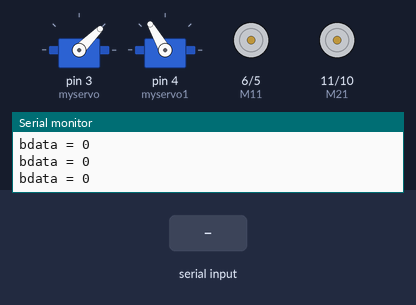
A sketch run on a simulated Arduino Uno, built with avr-gcc and run on an emulated ATmega328P. On the bench: 2 × servo, motor-driver pin pairs drawn as motors (green arrow = first pin HIGH = forward, orange = second pin HIGH = backward, longer = more drive), the last lines printed to the serial monitor. The test bench sets the inputs (shaded band).

Above: at 1.2 s.
1.3 s: "S" received over the second serial link
At 3.0 s:
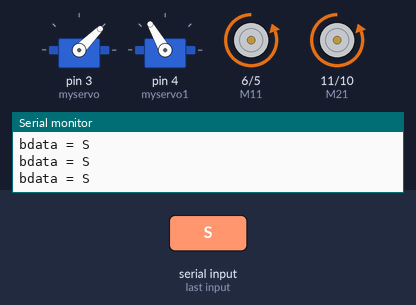
3.3 s: "3" received over the second serial link
At 4.5 s:
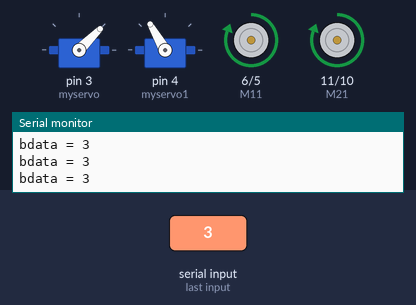
4.8 s: "4" received over the second serial link
At 6.0 s:
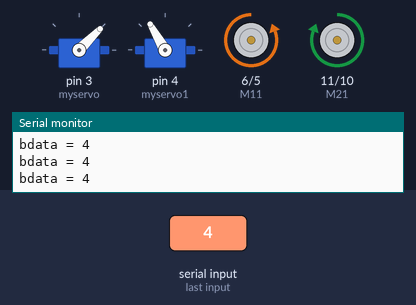
6.3 s: "5" received over the second serial link
At 7.2 s:
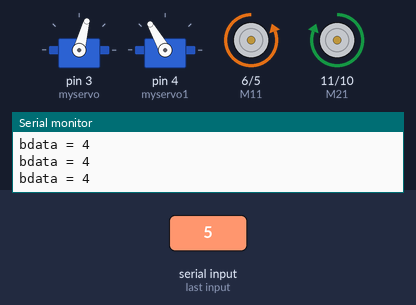
7.8 s: "6" received over the second serial link
At 9.0 s:
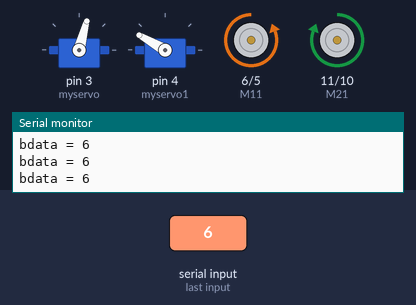
9.3 s: "7" received over the second serial link
At 10.5 s:
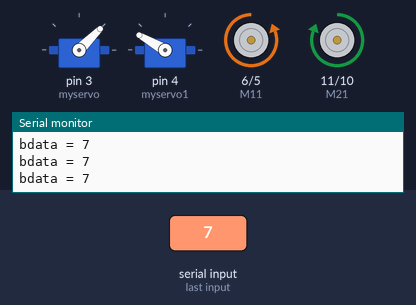
Timing chart, 0 to 11.8 s (numbered marks = the images above; inputs shaded):
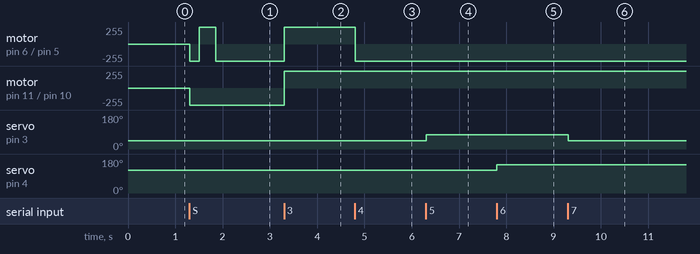

Measured:
- after the input at 1.3 s, motor on pin 6 (M11) / pin 5 (M12): stopped → backward 255/255 at once, → forward 255/255 0.20 s later, → backward 255/255 0.36 s later; motor on pin 11 (M21) / pin 10 (M22): stopped → backward 255/255 at once
- after the input at 3.3 s, motor on pin 6 (M11) / pin 5 (M12), motor on pin 11 (M21) / pin 10 (M22): backward 255/255 → forward 255/255 at once
- after the input at 4.8 s, motor on pin 6 (M11) / pin 5 (M12): forward 255/255 → backward 255/255 at once
- after the input at 6.3 s, servo on pin 3 (myservo): 45° → 75° at once
- after the input at 7.8 s, servo on pin 4 (myservo1): 120° → 150° at once
- after the input at 9.3 s, servo on pin 3 (myservo): 75° → 45° at once

The sketch:

Bluetooth_GripperCar.ino
```cpp
#include<SoftwareSerial.h>
#include<Servo.h>
#define M11 6
#define M12 5
#define M21 11
#define M22 10
char bdata = '0';
SoftwareSerial blue(12, 13);
Servo myservo;
Servo myservo1;
int x = 45;
int y = 120;

void setup() {
  Serial.begin(9600);
  blue.begin(9600);
  myservo.attach(3);
  myservo1.attach(4);
  myservo1.write(y);
  myservo.write(x);

  pinMode(M11, OUTPUT);
  pinMode(M12, OUTPUT);
  pinMode(M21, OUTPUT);
  pinMode(M22, OUTPUT);
}

void loop() {
  Serial.print("bdata = ");
  Serial.println(bdata);
  if (blue.available()) {
    bdata = blue.read();
    if (bdata == '3') {
      digitalWrite(M11, HIGH);
      digitalWrite(M12, LOW);
      digitalWrite(M21, HIGH);
      digitalWrite(M22, LOW);
    }
    else if (bdata == '1') {
      digitalWrite(M11, LOW);
      digitalWrite(M12, HIGH);
      digitalWrite(M21, LOW);
      digitalWrite(M22, HIGH);
    }
    else if (bdata == '4') {
      digitalWrite(M11, LOW);
      digitalWrite(M12, HIGH);
      digitalWrite(M21, HIGH);
      digitalWrite(M22, LOW);
    }
    else if (bdata == '2') {
      digitalWrite(M11, HIGH);
      digitalWrite(M12, LOW);
      digitalWrite(M21, LOW);
      digitalWrite(M22, HIGH);
    }
    else if (bdata == '0') {
      digitalWrite(M11, LOW);
      digitalWrite(M12, LOW);
      digitalWrite(M21, LOW);
      digitalWrite(M22, LOW);
    }
    else if (bdata == '5') {
      servoAtas();
    }
    else if (bdata == '7') {
      servoBawah();
    }
    else if (bdata == '6') {
      servoBuka();
    }
    else if (bdata == '8') {
      servoTutup();
    }
    else if (bdata == 'S') {
      digitalWrite(M11, LOW);
      digitalWrite(M12, HIGH);
      digitalWrite(M21, LOW);
      digitalWrite(M22, HIGH);
      delay(200);

      digitalWrite(M11, HIGH);
      digitalWrite(M12, LOW);
      digitalWrite(M21, LOW);
      digitalWrite(M22, HIGH);
      delay(355);

      digitalWrite(M11, LOW);
      digitalWrite(M12, HIGH);
      digitalWrite(M21, LOW);
      digitalWrite(M22, HIGH);
      delay(100);
    }
  }
}

void servoAtas() {
  if (x == 180) {
    x = x;
  } else {
    x = x + 30;
  }
  myservo.write(x);
  delay(1000);
}

void servoBawah() {
  if (x == 0) {
    x = x;
  } else {
    x = x - 30;
  }
  myservo.write(x);
  delay(1000);
}

void servoBuka() {
  if (y == 180) {
    y = y;
  } else {
    y = y + 30;
  }
  myservo1.write(y);
  delay(1000);
}

void servoTutup() {
  if (y == 0) {
    y = y;
  } else {
    y = y - 30;
  }
  myservo1.write(y);
  delay(1000);
}
```
